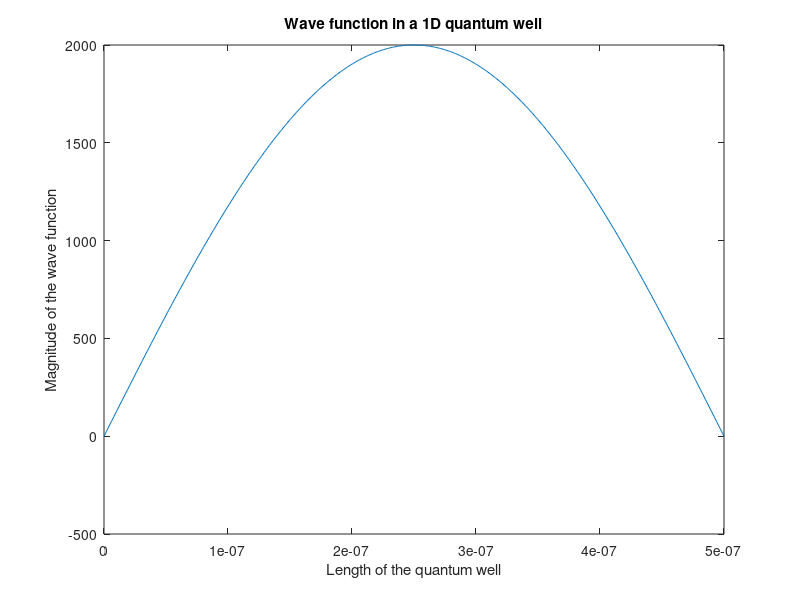

This chart was generated by the following MATLAB code: (Note: this script raises an error after producing the figure.)
%% Lab Assignment 2; 1D and 2D wave Function Simulation in Matlab
% Author: Emmanuel Mati
% ELEC2250 S2020

% ELEC-2250 W2020
% Lab assignment 2 Part A
% Solution of Schrödinger equation for a particle in a 1D box
%Reference; Solid state Electronic Devices, Streetman, Classnotes
% https://www.physicsforums.com/insights/visualizing-2-d-particle-box/
close all
clear all
clc
% Define constants and variables
h=6.63e-34; %Planck's constant in Joules
m=9.11e-31; % Free Electron mass
hbar=h/(2*pi);
outfile = '111DParticle.gif'; % File name to save the generated .gif file
for n=1:1:5; % Number of energy states
    Lx = 0.5e-6; %length for part 5
    x = linspace(0,Lx,500);
    t = linspace(0,1,500); %time scale)
    k = n*pi./Lx;
    E=n^2*pi^2*hbar^2/(2*m*Lx^2) % Total energy of the particle in a 1D box
    w =(hbar*k^2)/2*m % frequency from E=hf
    A = sqrt(2/Lx) % magnitude of the wave function
    PD_peak=A^2 %peak value of the probabilitydensity function
    Particle_velocity=sqrt(2*E/m) %particle velocity
    w = hbar*k.^2/2*m; % solving for frequency; E=hbar*w; =hbar^2*k^2/(2*m).=>w=hbar*k.^2/2*m

    % Define the position and time functions
    for ii=1:1:length (x)
        psi(ii)=A*sin(k*x(ii));
    end
    
    for kk=1:1:length(t)
        phi(kk)=exp(-j*w*t(kk));
        xx(kk)=psi(kk)*phi(kk);
    end

    plot(x,real(xx))
    title('Wave function in a 1D quantum well')
    xlabel('Length of the quantum well')
    ylabel ('Magnitude of the wave function')
    drawnow
    frame = getframe(1);
    im = frame2im(frame);
    [Q,map] = rgb2ind(im,256);

    if n == 1;
        imwrite(Q,map,outfile,'gif','LoopCount',Inf,'DelayTime',0);
    else
        imwrite(Q,map,outfile,'gif','WriteMode','append','DelayTime',0);
    end
    
end